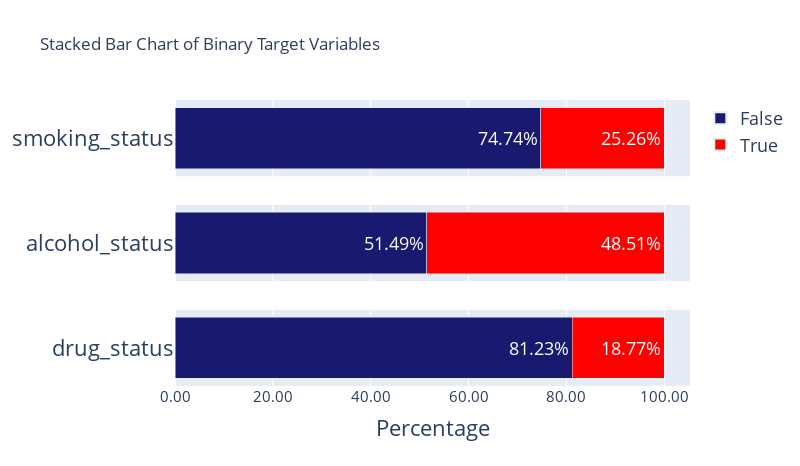

This figure's notebook cell:
### Markdown cell above
### Target Variable Imbalance

### Code cell
def plot_target_ratios(df: pd.DataFrame, targets: list) -> None:
    """Plot the percentage of each target variable in a stacked bar chart.
    """
    # Create a subplot figure with len(targets) rows and 1 column
    fig = make_subplots(rows=len(targets), cols=1, shared_xaxes=True)

    # Colors for the bars
    colors = ['midnightblue', 'red']

    for idx, target in enumerate(targets):
        # Calculate the percentage of the target variable
        true_count = df[target].sum()
        false_count = len(df) - true_count
        true_percentage = round((true_count / len(df)) * 100, 2)
        false_percentage = round((false_count / len(df)) * 100, 2)

        # Add False bar
        fig.add_trace(
            go.Bar(
                y=[target],
                x=[false_percentage],
                name='False',
                text=f'{false_percentage}%',
                textposition='inside',
                orientation='h',
                marker_color=colors[0],
                hoverinfo='name+x',
                showlegend=(idx == 0)  # Only show the legend for the first set
            ), row=idx+1, col=1
        )

        # Add True bar
        fig.add_trace(
            go.Bar(
                y=[target],
                x=[true_percentage],
                name='True',
                text=f'{true_percentage}%',
                textposition='inside',
                orientation='h',
                marker_color=colors[1],
                hoverinfo='name+x',
                showlegend=(idx == 0)  # Only show the legend for the first set
            ), row=idx+1, col=1
        )

    # Update layout for a stacked bar chart
    fig.update_layout(
        barmode='stack',
        title='Stacked Bar Chart of Binary Target Variables',
        height = 466,
        width=800,
        legend=dict(
            traceorder='normal',
            itemsizing='constant',
            font=dict(
                size=18,
            ),
        ),
        uniformtext_minsize=18,
        uniformtext_mode='hide'
    )
    # Set the x-axis title for the last plot only
    fig.update_xaxes(title_text="Percentage", row=len(targets), col=1, tickformat=',.2f', title_font=dict(size=22))

    # Set the y-axis ticks to display the target names
    for i, target in enumerate(targets, 1):
        # increase ylabel font size
        fig.update_yaxes(tickvals=[target], ticktext=[target], row=i, col=1)

    # Update x-axis and y-axis for each subplot
    for i in range(1, len(targets) + 1):
        fig.update_xaxes(
            title_text="Percentage" if i == len(targets) else "",  # Set title for the last subplot
            row=i, col=1,
            tickformat=',.2f',
            tickfont=dict(size=15)  # Adjust font size of ticks
        )
        fig.update_yaxes(
            tickvals=[targets[i - 1]],
            ticktext=[targets[i - 1]],
            row=i, col=1,
            tickfont=dict(size=22)  # Adjust font size of ticks
        )

    # Show the figure
    fig.show()


plot_target_ratios(
    df      = df,
    targets = consumption,
)

### Figure 1 — Plotly figure (JSON) as saved in the notebook; plotly's stock layout.template omitted (floating-point values rounded to 4 significant figures)
{"data": [{"hoverinfo": "name+x", "marker": {"color": "midnightblue"}, "name": "False", "orientation": "h", "showlegend": true, "text": "74.74%", "textposition": "inside", "type": "bar", "x": [74.74], "xaxis": "x", "y": ["smoking_status"], "yaxis": "y"}, {"hoverinfo": "name+x", "marker": {"color": "red"}, "name": "True", "orientation": "h", "showlegend": true, "text": "25.26%", "textposition": "inside", "type": "bar", "x": [25.26], "xaxis": "x", "y": ["smoking_status"], "yaxis": "y"}, {"hoverinfo": "name+x", "marker": {"color": "midnightblue"}, "name": "False", "orientation": "h", "showlegend": false, "text": "51.49%", "textposition": "inside", "type": "bar", "x": [51.49], "xaxis": "x2", "y": ["alcohol_status"], "yaxis": "y2"}, {"hoverinfo": "name+x", "marker": {"color": "red"}, "name": "True", "orientation": "h", "showlegend": false, "text": "48.51%", "textposition": "inside", "type": "bar", "x": [48.51], "xaxis": "x2", "y": ["alcohol_status"], "yaxis": "y2"}, {"hoverinfo": "name+x", "marker": {"color": "midnightblue"}, "name": "False", "orientation": "h", "showlegend": false, "text": "81.23%", "textposition": "inside", "type": "bar", "x": [81.23], "xaxis": "x3", "y": ["drug_status"], "yaxis": "y3"}, {"hoverinfo": "name+x", "marker": {"color": "red"}, "name": "True", "orientation": "h", "showlegend": false, "text": "18.77%", "textposition": "inside", "type": "bar", "x": [18.77], "xaxis": "x3", "y": ["drug_status"], "yaxis": "y3"}], "layout": {"barmode": "stack", "height": 466, "legend": {"font": {"size": 18}, "itemsizing": "constant", "traceorder": "normal"}, "title": {"text": "Stacked Bar Chart of Binary Target Variables"}, "uniformtext": {"minsize": 18, "mode": "hide"}, "width": 800, "xaxis": {"anchor": "y", "domain": [0, 1], "matches": "x3", "showticklabels": false, "tickfont": {"size": 15}, "tickformat": ",.2f", "title": {"text": ""}}, "xaxis2": {"anchor": "y2", "domain": [0, 1], "matches": "x3", "showticklabels": false, "tickfont": {"size": 15}, "tickformat": ",.2f", "title": {"text": ""}}, "xaxis3": {"anchor": "y3", "domain": [0, 1], "tickfont": {"size": 15}, "tickformat": ",.2f", "title": {"font": {"size": 22}, "text": "Percentage"}}, "yaxis": {"anchor": "x", "domain": [0.7333, 1], "tickfont": {"size": 22}, "ticktext": ["smoking_status"], "tickvals": ["smoking_status"]}, "yaxis2": {"anchor": "x2", "domain": [0.3667, 0.6333], "tickfont": {"size": 22}, "ticktext": ["alcohol_status"], "tickvals": ["alcohol_status"]}, "yaxis3": {"anchor": "x3", "domain": [0, 0.2667], "tickfont": {"size": 22}, "ticktext": ["drug_status"], "tickvals": ["drug_status"]}}}
